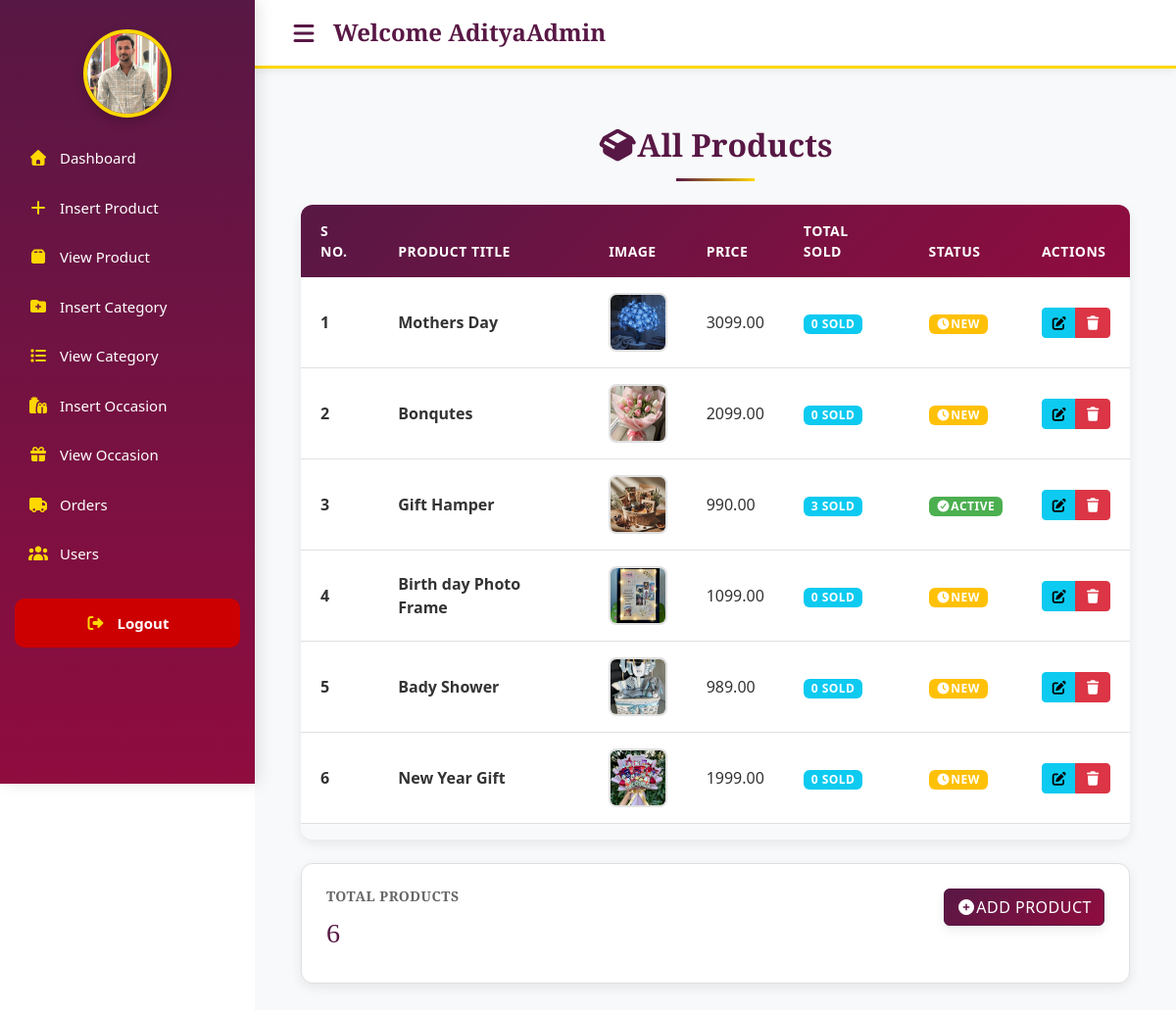
The app's page /admin/index.php?view_product (signed in) with its own data.
### tables this page shows
CREATE TABLE IF NOT EXISTS `products` (
  `product_id` int NOT NULL AUTO_INCREMENT,
  `product_title` varchar(255) NOT NULL,
  `product_description` varchar(255) DEFAULT NULL,
  `product_keywords` varchar(255) NOT NULL,
  `occasion_id` int NOT NULL,
  `category_id` int NOT NULL,
  `product_image1` varchar(255) NOT NULL,
  `product_image2` varchar(255) NOT NULL,
  `product_image3` varchar(255) NOT NULL,
  `product_price` decimal(10,2) NOT NULL,
  `status` enum('active','inactive') NOT NULL,
  `created_at` timestamp NOT NULL,
  PRIMARY KEY (`product_id`)
);

### admin/view_product.php (the view, shortened to what this page needs)
<div class="container-fluid mt-4">
    <h2 class="mb-4">
        <i class="fas fa-box-open"></i>All Products
    </h2>
    <div class="table-scroll-wrapper">
        <div class="table-responsive">
            <table class="table table-hover product-table">
                <thead>
                    <tr>
                        <th>S No.</th>
                        <th>Product Title</th>
                        <th>Image</th>
                        <th>Price</th>
                        <th>Total Sold</th>
                        <th>Status</th>
                        <th>Actions</th>
                    </tr>
                </thead>
                <tbody>
                    <?php
                    include('../includes/connect.php');
                    $stmt_product=$con->prepare("SELECT * FROM products ORDER BY product_id
                     DESC");
                     $stmt_product->execute();
                     $result_product=$stmt_product->get_result();
                     $number=0;
                     if($result_product->num_rows>0){
                        $stmt_count=$con->prepare("SELECT SUM(quantity) AS total_sold FROM order_items WHERE product_id=?");
                        while($row=$result_product->fetch_assoc()){
                            $product_id=$row['product_id'];
                            $product_title=$row['product_title'];
                            $product_image1=$row['product_image1'];
                            $product_price=$row['product_price'];
                            $number++;
                            $stmt_count->bind_param("i", $product_id);
                            $stmt_count->execute();
                            $result_count=$stmt_count->get_result();
                            $row_count=$result_count->fetch_assoc();
                            $total_sold=$row_count['total_sold']??0;
                    ?>
                    <tr>
                        <td><strong><?php echo $number?></strong></td>
                        <td><strong><?php echo $product_title?></strong></td>
                        <td>
                            <img src="./product_images/<?php echo $product_image1?>" class="product_img" alt="">
                        </td>
                        <td><span><?php echo $product_price?></span></td>
                        <td><span class="badge bg-info"><?php echo $total_sold?> sold</span></td>
                        <td>
                            <?php if($total_sold>0) :?>
                            <span class="badge badge-success">
                                <i class="fas fa-check-circle"></i>Active
                            </span>
                            <?php else :?>
                            <span class="badge badge-warning">
                                <i class="fas fa-clock"></i>New
                            </span>
                            <?php endif ?>
                        </td>
                        <td>
                            <div class="btn-group">
                                <a href="index.php?edit_product=<?php echo $product_id ?>" class="btn btn-info btn-sm" title="Edit Product"><i class="fa-solid fa-pen-to-square"></i></a>
                                <a href="index.php?delete_product=<?php echo $product_id ?>" class="btn btn-danger btn-sm" title="Delete Product" onclick="return confirm('Are You Sure')"><i class="fa-solid fa-trash"></i></a>
                            </div>
                        </td>
                    </tr>
                <?php }
                     }
                      ?>
                </tbody>
            </table>
        </div>
    </div>
    <div class="row mt-4">
        <div class="col-md-12">
            <div class="card-box">
                <div class="d-flex justify-content-between align-itens center">
                    <div>
                        <h6>Total Products</h6>
                        <h3><?php echo $number?></h3>
                    </div>
                    <div>
                        <a href="index.php?insert_product" class="btn btn-primary">
                            <i class="fas fa-plus-circle"></i>Add Product
                        </a>
                    </div>
                </div>
            </div>
        </div>
    </div>
</div>

### admin/admin_style.css (style rules this page uses)
:root { --primary-color:#581845; --secondary-color:#FFD700; --accent-color:#900C3F;--light-bg:#F8F9FA;--dark-text:#333;--white:#FFFFFF;--text-medium:#666;--text-light:#999;--border-light:#E0E0E0;--success:#4CAF50;--danger:#DC3545;--warning:#FFC107;--info:#17A2B8;--shadow-sm:0 2px 5px rgba(0, 0, 0, 0.05);--shadow-md:0 4px 12px rgba(0, 0, 0, 0.08);--shadow-lg:0 8px 16px rgba(0, 0, 0, 0.1);--shadow-xl:0 12px 24px rgba(0, 0, 0, 0.15);--font-family-main:'Poppins', sans-serif;--font-family-logo:'Garamond', serif }
* { margin:0;padding:0;box-sizing:border-box }
body { font-family:var(--font-family-main);color:var(--dark-text);background-color:#fff;line-height:1.7;overflow-x:hidden;display:flex;flex-direction:column;min-height:100vh }
h1,h2,h3,h4,h5,h6 { font-family:var(--font-family-logo);font-weight:700;color:var(--primary-color) }
a { text-decoration:none;color:var(--primary-color);transition:all 0.3s cubic-bezier(0.4, 0, 0.2, 1) }
img { max-width:100%;height:auto;display:block }
.btn { border:none;outline:none;box-shadow:none }
.btn-primary,.btn-primary:visited { background-color:var(--primary-color) !important;border-color:var(--primary-color) !important;color:var(--white) !important }
.card-box { background:var(--white);padding:25px;border-radius:12px;box-shadow:var(--shadow-md);transition:all 0.3s ease;border:1px solid var(--border-light) }
.card-box h6 { color:var(--text-medium);font-size:14px;font-weight:600;margin-bottom:12px;text-transform:uppercase;letter-spacing:0.5px }
.main h2 { color:var(--primary-color);font-family:var(--font-family-logo);font-weight:700;margin-bottom:30px;text-align:center }
.main h2::after { content:'';display:block;width:80px;height:3px;background:linear-gradient(90deg, var(--primary-color), var(--secondary-color));margin:15px auto 0 }
.btn-primary { background:linear-gradient(135deg, var(--primary-color) 0%, var(--accent-color) 100%);border:none;color:var(--white);padding:14px 40px;border-radius:10px;font-weight:700;font-size:16px;letter-spacing:0.5px;transition:all 0.3s ease;box-shadow:var(--shadow-md);text-transform:uppercase;position:relative;overflow:hidden }
.btn-primary::before { content:'';position:absolute;top:0;left:-100%;width:100%;height:100%;background:linear-gradient(90deg, transparent, rgba(255, 255, 255, 0.2), transparent);transition:left 0.5s }
.btn-danger { background:var(--danger);border:none;color:var(--white);padding:10px 25px;border-radius:8px;font-weight:600;transition:all 0.3s ease }
.btn-info { background:var(--info);border:none;color:var(--white);padding:10px 25px;border-radius:8px;font-weight:600;transition:all 0.3s ease }
.btn-sm { padding:8px 20px;font-size:14px }
.table-responsive { border-radius:12px;overflow:hidden;box-shadow:var(--shadow-md) }
.table { margin-bottom:0;background:var(--white) }
.table thead { background:linear-gradient(135deg, var(--primary-color) 0%, var(--accent-color) 100%);color:var(--white) }
.table thead th { padding:16px 20px;font-weight:600;text-transform:uppercase;font-size:14px;letter-spacing:0.5px;border:none }
.table tbody td { padding:16px 20px;vertical-align:middle;border-bottom:1px solid var(--border-light);color:var(--dark-text) }
.table tbody tr { transition:all 0.3s ease }
.table img { width:60px;height:60px;object-fit:cover;border-radius:8px;border:2px solid var(--border-light) }
.badge { padding:8px 16px;border-radius:20px;font-weight:600;font-size:12px;letter-spacing:0.5px;text-transform:uppercase }
.badge-success { background:var(--success);color:var(--white) }
.badge-warning { background:var(--warning);color:var(--dark-text) }

### records on screen
products: product_title "Mothers Day", product_image1 (picture), product_price "3099.00", total_sold "0", shows "NEW"
products: product_title "Bonqutes", product_image1 (picture), product_price "2099.00", total_sold "0", shows "NEW"
products: product_title "Gift Hamper", product_image1 (picture), product_price "990.00", total_sold "3", shows "ACTIVE"
products: product_title "Birth day Photo Frame", product_image1 (picture), product_price "1099.00", total_sold "0", shows "NEW"
products: product_title "Bady Shower", product_image1 (picture), product_price "989.00", total_sold "0", shows "NEW"
products: product_title "New Year Gift", product_image1 (picture), product_price "1999.00", total_sold "0", shows "NEW"

### other values on screen
$_SESSION['admin_username'] "AdityaAdmin"
$number "6"
